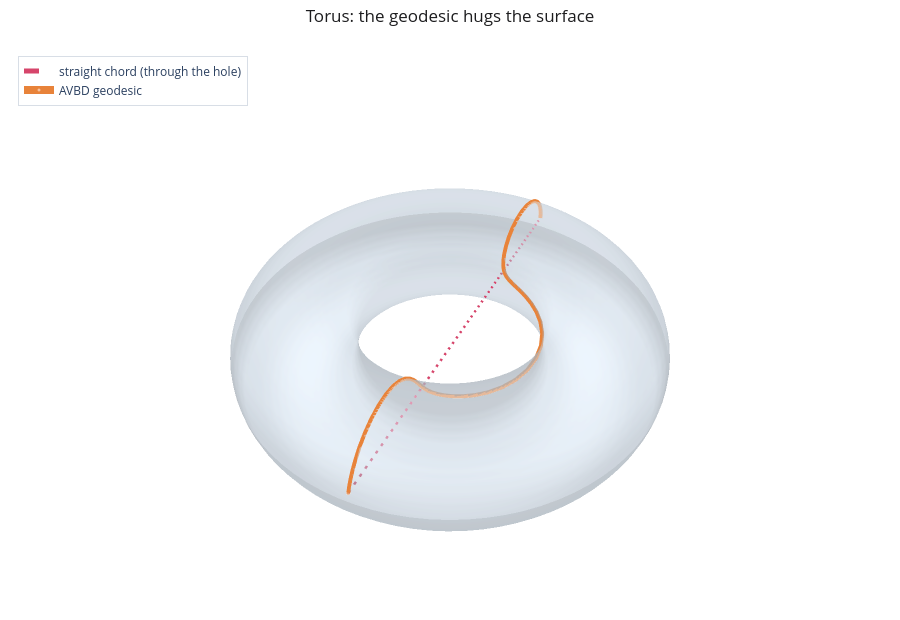

The notebook cell this image was saved under:
### Markdown cell above
## 3. Torus: a domain with mixed curvature

The torus has positive curvature on the outer rim and negative curvature in the inner throat, so its
geodesics are not obvious. The straight chord between two outer-equator points passes through the central
hole; AVBD relaxes onto the surface geodesic.

### Code cell
torus = Torus(major_R=2.0, minor_r=0.8)
tmetric = Euclidean(torus)


def torus_pt(u, v):
    return jnp.array([(torus.R + torus.r * jnp.cos(v)) * jnp.cos(u),
                      (torus.R + torus.r * jnp.cos(v)) * jnp.sin(u),
                      torus.r * jnp.sin(v)])


a = torus_pt(0.4, 0.2)
b = torus_pt(3.4, 0.2)
traj = AVBDSolver(step_size=0.02, iterations=500).solve(tmetric, a, b, n_steps=60, key=key)
T = np.array(traj.xs)
rho = np.sqrt(T[:, 0]**2 + T[:, 1]**2)
print("max distance of path off the torus surface:",
      float(np.max(np.abs(np.sqrt((rho - torus.R)**2 + T[:, 2]**2) - torus.r))))

uu, vv = np.mgrid[0:2*np.pi:90j, 0:2*np.pi:45j]
sx = (torus.R + torus.r * np.cos(vv)) * np.cos(uu)
sy = (torus.R + torus.r * np.cos(vv)) * np.sin(uu)
sz = torus.r * np.sin(vv)
chord = np.linspace(np.array(a), np.array(b), 60)
fig = go.Figure()
fig.add_trace(plotly_surface(sx, sy, sz, opacity=0.5))
fig.add_trace(plotly_path(chord, color=PALETTE["rose"], name="straight chord (through the hole)",
                          width=5, dash="dash", show_start=False))
fig.add_trace(plotly_path(traj.xs, color=PALETTE["accent"], name="AVBD geodesic", width=8))
plotly_layout(fig, "Torus: the geodesic hugs the surface", eye=(1.2, 1.2, 1.6))
fig.show()

### Figure 1 — Plotly figure (JSON) as saved in the notebook; plotly's stock layout.template omitted (floating-point values rounded to 4 significant figures; data arrays with more than 128 entries replaced by an {"elided": "..."} marker saying what was removed)
{"data": [{"colorscale": [[0.0, "#cdd8e3"], [1.0, "#cdd8e3"]], "hoverinfo": "skip", "lighting": {"ambient": 0.75, "diffuse": 0.5, "specular": 0.08}, "opacity": 0.5, "showscale": false, "type": "surface", "x": {"elided": "90x45 float values"}, "y": {"elided": "90x45 float values"}, "z": {"elided": "90x45 float values"}}, {"line": {"color": "#d6456b", "dash": "dash", "width": 5}, "mode": "lines", "name": "straight chord (through the hole)", "showlegend": true, "type": "scatter3d", "x": [2.564, 2.475, 2.386, 2.297, 2.208, 2.119, 2.03, 1.941, 1.852, 1.763, 1.673, 1.584, 1.495, 1.406, 1.317, 1.228, 1.139, 1.05, 0.9608, 0.8717, 0.7826, 0.6935, 0.6045, 0.5154, 0.4263, 0.3372, 0.2481, 0.159, 0.06996, -0.01913, -0.1082, -0.1973, -0.2864, -0.3755, -0.4645, -0.5536, -0.6427, -0.7318, -0.8209, -0.91, -0.999, -1.088, -1.177, -1.266, -1.355, -1.444, -1.534, -1.623, -1.712, -1.801, -1.89, -1.979, -2.068, -2.157, -2.246, -2.335, -2.424, -2.513, -2.603, -2.692], "y": [1.084, 1.054, 1.023, 0.9929, 0.9624, 0.932, 0.9016, 0.8711, 0.8407, 0.8103, 0.7798, 0.7494, 0.719, 0.6885, 0.6581, 0.6277, 0.5972, 0.5668, 0.5364, 0.5059, 0.4755, 0.445, 0.4146, 0.3842, 0.3537, 0.3233, 0.2929, 0.2624, 0.232, 0.2016, 0.1711, 0.1407, 0.1103, 0.07984, 0.04941, 0.01897, -0.01146, -0.04189, -0.07233, -0.1028, -0.1332, -0.1636, -0.1941, -0.2245, -0.2549, -0.2854, -0.3158, -0.3462, -0.3767, -0.4071, -0.4375, -0.468, -0.4984, -0.5288, -0.5593, -0.5897, -0.6201, -0.6506, -0.681, -0.7114], "z": [0.1589, 0.1589, 0.1589, 0.1589, 0.1589, 0.1589, 0.1589, 0.1589, 0.1589, 0.1589, 0.1589, 0.1589, 0.1589, 0.1589, 0.1589, 0.1589, 0.1589, 0.1589, 0.1589, 0.1589, 0.1589, 0.1589, 0.1589, 0.1589, 0.1589, 0.1589, 0.1589, 0.1589, 0.1589, 0.1589, 0.1589, 0.1589, 0.1589, 0.1589, 0.1589, 0.1589, 0.1589, 0.1589, 0.1589, 0.1589, 0.1589, 0.1589, 0.1589, 0.1589, 0.1589, 0.1589, 0.1589, 0.1589, 0.1589, 0.1589, 0.1589, 0.1589, 0.1589, 0.1589, 0.1589, 0.1589, 0.1589, 0.1589, 0.1589, 0.1589]}, {"line": {"color": "#e8833a", "width": 8}, "marker": {"color": "#e8833a", "size": [5, 0, 0, 0, 0, 0, 0, 0, 0, 0, 0, 0, 0, 0, 0, 0, 0, 0, 0, 0, 0, 0, 0, 0, 0, 0, 0, 0, 0, 0, 0, 0, 0, 0, 0, 0, 0, 0, 0, 0, 0, 0, 0, 0, 0, 0, 0, 0, 0, 0, 0, 0, 0, 0, 0, 0, 0, 0, 0, 0, 0]}, "mode": "lines+markers", "name": "AVBD geodesic", "showlegend": true, "type": "scatter3d", "x": [2.564, 2.54, 2.506, 2.457, 2.39, 2.301, 2.188, 2.053, 1.901, 1.744, 1.593, 1.459, 1.347, 1.259, 1.193, 1.144, 1.107, 1.078, 1.051, 1.023, 0.9912, 0.9514, 0.8993, 0.83, 0.7381, 0.6183, 0.4667, 0.2829, 0.07129, -0.1576, -0.3883, -0.6039, -0.7902, -0.9385, -1.047, -1.121, -1.166, -1.192, -1.205, -1.211, -1.213, -1.216, -1.22, -1.229, -1.245, -1.272, -1.313, -1.375, -1.461, -1.574, -1.711, -1.866, -2.028, -2.184, -2.323, -2.438, -2.527, -2.593, -2.64, -2.671, -2.692], "y": [1.084, 1.082, 1.075, 1.062, 1.041, 1.01, 0.9681, 0.9161, 0.8568, 0.7949, 0.7361, 0.6852, 0.6456, 0.6184, 0.6031, 0.5985, 0.603, 0.6155, 0.6357, 0.6639, 0.701, 0.7481, 0.806, 0.8745, 0.9515, 1.032, 1.108, 1.168, 1.199, 1.191, 1.137, 1.039, 0.9053, 0.7511, 0.5911, 0.4382, 0.3012, 0.1841, 0.08758, 0.009967, -0.05151, -0.1001, -0.139, -0.171, -0.1988, -0.2245, -0.2506, -0.2789, -0.3113, -0.3488, -0.3915, -0.4379, -0.4858, -0.532, -0.5741, -0.6103, -0.6402, -0.6642, -0.6834, -0.6989, -0.7114], "z": [0.1589, 0.2458, 0.3343, 0.4262, 0.5209, 0.6137, 0.697, 0.7607, 0.7954, 0.7956, 0.7616, 0.6994, 0.6194, 0.5324, 0.4476, 0.3711, 0.3059, 0.2526, 0.2099, 0.1762, 0.1494, 0.1279, 0.11, 0.09476, 0.08156, 0.07015, 0.06057, 0.05302, 0.04772, 0.04485, 0.04448, 0.04657, 0.05099, 0.0575, 0.06581, 0.07563, 0.08682, 0.09944, 0.1139, 0.1309, 0.1517, 0.1778, 0.211, 0.2534, 0.3065, 0.3715, 0.4479, 0.5326, 0.6195, 0.6995, 0.7616, 0.7957, 0.7954, 0.7606, 0.6969, 0.6136, 0.5208, 0.4261, 0.3342, 0.2458, 0.1589]}], "layout": {"height": 620, "legend": {"bgcolor": "rgba(255,255,255,0.6)", "bordercolor": "#d8dee6", "borderwidth": 1, "font": {"size": 12}, "x": 0.02, "y": 0.98}, "margin": {"b": 0, "l": 0, "r": 0, "t": 44}, "paper_bgcolor": "white", "scene": {"aspectmode": "data", "camera": {"eye": {"x": 1.2, "y": 1.2, "z": 1.6}}, "xaxis": {"showbackground": false, "showgrid": false, "showticklabels": false, "title": {"text": ""}, "visible": false, "zeroline": false}, "yaxis": {"showbackground": false, "showgrid": false, "showticklabels": false, "title": {"text": ""}, "visible": false, "zeroline": false}, "zaxis": {"showbackground": false, "showgrid": false, "showticklabels": false, "title": {"text": ""}, "visible": false, "zeroline": false}}, "title": {"font": {"color": "#1d1d1f", "size": 17}, "text": "Torus: the geodesic hugs the surface", "x": 0.5, "xanchor": "center"}}}
